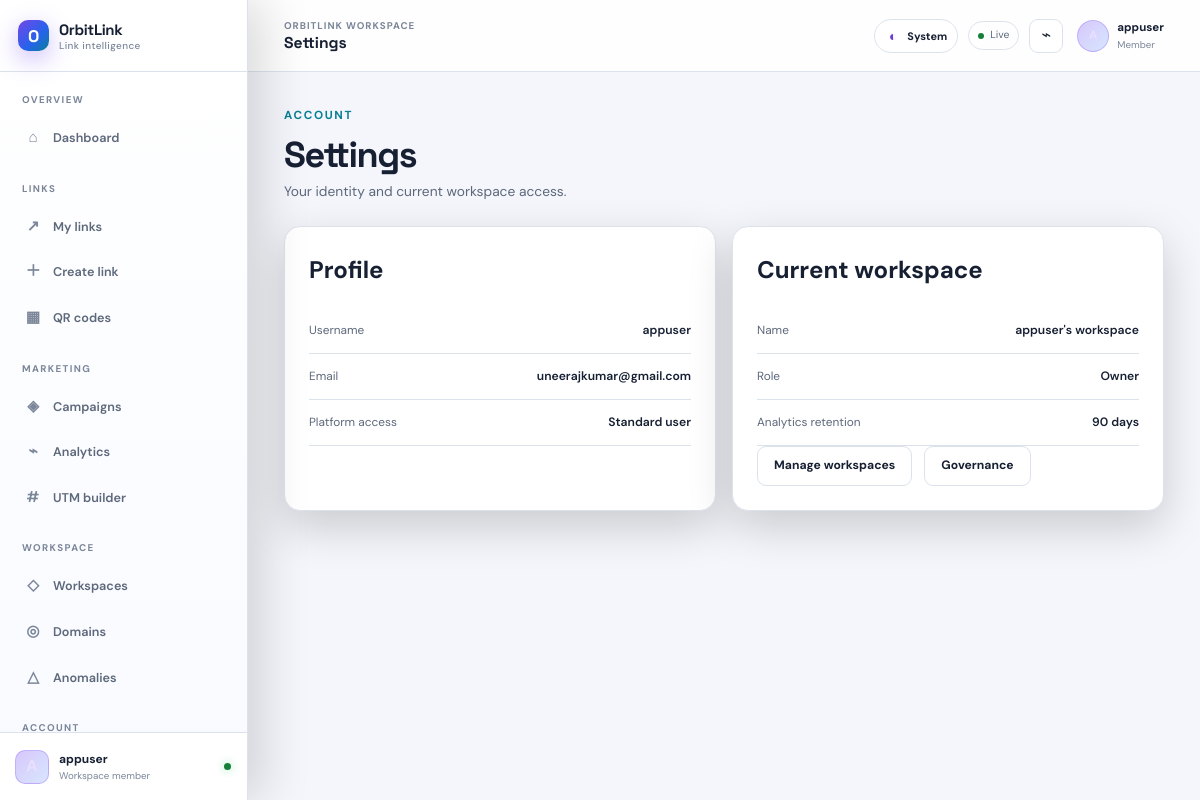
Page /settings/ (signed in) on the committed database.
### url_short/models.py (models this page shows, shortened)
class Workspace(models.Model):
    name = models.CharField(max_length=120)
    slug = models.SlugField(max_length=140, unique=True)
    owner = models.ForeignKey(
        settings.AUTH_USER_MODEL,
        on_delete=models.PROTECT,
        related_name="owned_workspaces",
    )
    members = models.ManyToManyField(
        settings.AUTH_USER_MODEL,
        through="WorkspaceMembership",
        related_name="workspaces",
    )
    is_active = models.BooleanField(default=True, db_index=True)
    require_link_approval = models.BooleanField(default=False)
    analytics_retention_days = models.PositiveSmallIntegerField(default=90)
    created_at = models.DateTimeField(auto_now_add=True)
    updated_at = models.DateTimeField(auto_now=True)
    class Meta:
        ordering = ("name", "pk")

class WorkspaceMembership(models.Model):
    class Role(models.TextChoices):
        OWNER = "OWNER", "Owner"
        ADMIN = "ADMIN", "Admin"
        EDITOR = "EDITOR", "Editor"
        VIEWER = "VIEWER", "Viewer"
    workspace = models.ForeignKey(
        Workspace,
        on_delete=models.CASCADE,
        related_name="memberships",
    )
    user = models.ForeignKey(
        settings.AUTH_USER_MODEL,
        on_delete=models.CASCADE,
        related_name="workspace_memberships",
    )
    role = models.CharField(max_length=12, choices=Role.choices, default=Role.VIEWER)
    is_active = models.BooleanField(default=True, db_index=True)
    joined_at = models.DateTimeField(auto_now_add=True)
    class Meta:
        constraints = [
            models.UniqueConstraint(
                fields=("workspace", "user"),
                name="unique_workspace_membership",
            )
        ]
        indexes = [models.Index(fields=("user", "is_active", "role"))]
        ordering = ("workspace__name", "user__username")

### url_short/workspace_views.py (the view)
# urls.py: path("settings/", workspace_views.account_settings, name="account_settings"),
@login_required
def account_settings(request):
    workspace = get_current_workspace(request)
    require_workspace_role(request.user, workspace, WorkspaceMembership.Role.VIEWER)
    membership = request.user.workspace_memberships.filter(
        workspace=workspace,
        is_active=True,
    ).first()
    return render(
        request,
        "account/settings.html",
        {"workspace": workspace, "membership": membership},
    )

### url_short/permissions.py (called while the page is built)
def workspace_role(user, workspace):
    if not user.is_authenticated or workspace is None or not workspace.is_active:
        return None
    if user.is_superuser:
        return WorkspaceMembership.Role.OWNER
    membership = WorkspaceMembership.objects.filter(
        workspace=workspace,
        user=user,
        is_active=True,
    ).only("role").first()
    return membership.role if membership else None

def has_workspace_role(user, workspace, minimum_role=WorkspaceMembership.Role.VIEWER):
    role = workspace_role(user, workspace)
    return role is not None and ROLE_RANK[role] >= ROLE_RANK[minimum_role]

def require_workspace_role(user, workspace, minimum_role=WorkspaceMembership.Role.VIEWER):
    if not has_workspace_role(user, workspace, minimum_role):
        raise PermissionDenied("You do not have permission for this workspace action.")

### url_short/selectors.py (called while the page is built)
def get_current_workspace(request):
    memberships = WorkspaceMembership.objects.select_related("workspace").filter(
        user=request.user,
        is_active=True,
        workspace__is_active=True,
    )
    selected_id = request.session.get("workspace_id")
    membership = memberships.filter(workspace_id=selected_id).first() if selected_id else None
    if membership is None:
        membership = memberships.order_by("workspace__created_at", "workspace_id").first()
    workspace = membership.workspace if membership else ensure_personal_workspace(request.user)
    request.session["workspace_id"] = workspace.pk
    return workspace

### templates/account/settings.html
{% extends "base.html" %}{% load static %}{% block title %}Settings — OrbitLink{% endblock %}{% block styles %}<link rel="stylesheet" href="{% static 'css/operations.css' %}">{% endblock %}{% block content %}<section class="ops-shell"><header class="ops-heading"><div><span class="eyebrow">Account</span><h1>Settings</h1><p>Your identity and current workspace access.</p></div></header><div class="settings-grid"><article class="glass-card form-card"><h2>Profile</h2><dl class="settings-list"><div><dt>Username</dt><dd>{{ user.username }}</dd></div><div><dt>Email</dt><dd>{{ user.email|default:"Not provided" }}</dd></div><div><dt>Platform access</dt><dd>{% if user.is_staff or user.is_superuser %}Platform administrator{% else %}Standard user{% endif %}</dd></div></dl></article><article class="glass-card form-card"><h2>Current workspace</h2><dl class="settings-list"><div><dt>Name</dt><dd>{{ workspace.name }}</dd></div><div><dt>Role</dt><dd>{{ membership.get_role_display|default:"Owner" }}</dd></div><div><dt>Analytics retention</dt><dd>{{ workspace.analytics_retention_days }} days</dd></div></dl><div class="button-row"><a class="button button-secondary" href="{% url 'workspace_list' %}">Manage workspaces</a>{% if membership.role == 'OWNER' or membership.role == 'ADMIN' %}<a class="button button-secondary" href="{% url 'workspace_governance_settings' %}">Governance</a>{% endif %}</div></article></div></section>{% endblock %}

### templates/components/sidebar.html (shortened to what this page needs)
{% with current=request.resolver_match.url_name %}
<aside class="app-sidebar" id="app-sidebar" aria-label="Application navigation">
  <div class="sidebar-brand-row"><a class="brand" href="{% url 'home' %}"><span class="brand-mark" aria-hidden="true">O</span><span><b>OrbitLink</b><small>Link intelligence</small></span></a></div>
  <nav class="sidebar-nav">
    <div class="nav-section"><span class="nav-section-label">Overview</span><a class="sidebar-link {% if current == 'dashboard' %}is-active{% endif %}" href="{% url 'dashboard' %}"><span class="nav-icon" aria-hidden="true">⌂</span><span>Dashboard</span></a></div>
    <div class="nav-section"><span class="nav-section-label">Links</span><a class="sidebar-link {% if current == 'my_links' %}is-active{% endif %}" href="{% url 'my_links' %}"><span class="nav-icon" aria-hidden="true">↗</span><span>My links</span></a><a class="sidebar-link {% if current == 'create_link_page' or current == 'create_short_url' %}is-active{% endif %}" href="{% url 'create_link_page' %}"><span class="nav-icon" aria-hidden="true">＋</span><span>Create link</span></a><a class="sidebar-link {% if current == 'qr_library' %}is-active{% endif %}" href="{% url 'qr_library' %}"><span class="nav-icon" aria-hidden="true">▦</span><span>QR codes</span></a></div>
    <div class="nav-section"><span class="nav-section-label">Marketing</span><a class="sidebar-link {% if current == 'campaign_list' or current == 'campaign_create' or current == 'campaign_edit' %}is-active{% endif %}" href="{% url 'campaign_list' %}"><span class="nav-icon" aria-hidden="true">◈</span><span>Campaigns</span></a><a class="sidebar-link" href="{% url 'dashboard' %}#analytics"><span class="nav-icon" aria-hidden="true">⌁</span><span>Analytics</span></a><a class="sidebar-link {% if current == 'utm_builder' %}is-active{% endif %}" href="{% url 'utm_builder' %}"><span class="nav-icon" aria-hidden="true">#</span><span>UTM builder</span></a></div>
    <div class="nav-section"><span class="nav-section-label">Workspace</span><a class="sidebar-link {% if current == 'workspace_list' %}is-active{% endif %}" href="{% url 'workspace_list' %}"><span class="nav-icon" aria-hidden="true">◇</span><span>Workspaces</span></a><a class="sidebar-link {% if current == 'custom_domain_list' %}is-active{% endif %}" href="{% url 'custom_domain_list' %}"><span class="nav-icon" aria-hidden="true">◎</span><span>Domains</span></a><a class="sidebar-link {% if current == 'anomaly_list' %}is-active{% endif %}" href="{% url 'anomaly_list' %}"><span class="nav-icon" aria-hidden="true">△</span><span>Anomalies</span></a></div>
    <div class="nav-section"><span class="nav-section-label">Account</span></div>
  </nav>
  <div class="sidebar-workspace"><span class="workspace-avatar">{{ user.username|first|upper }}</span><span><b>{{ user.username }}</b><small>{% if user.is_staff or user.is_superuser %}Platform administrator{% else %}Workspace member{% endif %}</small></span><span class="online-dot"><span class="sr-only">Online</span></span></div>
</aside>
{% endwith %}

### templates/components/topbar.html (shortened to what this page needs)
{% with current=request.resolver_match.url_name %}
<header class="app-topbar"><div class="topbar-title-group"><button class="sidebar-toggle" type="button" aria-expanded="false" aria-controls="app-sidebar"><span class="sr-only">Open navigation</span></button><div><span class="topbar-kicker">{% if user.is_staff or user.is_superuser %}OrbitLink Platform{% else %}OrbitLink Workspace{% endif %}</span><strong>{% if current == 'dashboard' %}Dashboard{% elif current == 'my_links' %}My links{% elif current == 'create_link_page' or current == 'create_short_url' %}Create link{% elif current == 'qr_library' %}QR codes{% elif current == 'campaign_list' %}Campaigns{% elif current == 'custom_domain_list' %}Custom domains{% elif current == 'workspace_list' %}Workspaces{% elif current == 'anomaly_list' %}Anomalies{% elif current == 'admin_dashboard' %}Platform operations{% elif current == 'system_health' %}System health{% elif current == 'platform_report_list' %}Abuse reports{% elif current == 'account_settings' %}Settings{% else %}OrbitLink{% endif %}</strong></div></div><div class="topbar-actions">{% include "components/theme_switcher.html" %}<span class="environment-pill"><i></i> Live</span><a class="topbar-icon" href="{% url 'anomaly_list' %}" aria-label="View alerts">⌁</a><a class="topbar-profile" href="{% url 'account_settings' %}"><span class="profile-avatar">{{ user.username|first|upper }}</span><span><b>{{ user.username }}</b><small>{% if user.is_staff or user.is_superuser %}Administrator{% else %}Member{% endif %}</small></span></a></div></header>
{% endwith %}

### url_short/static/css/base.css (style rules this page uses)
:root { --bg: #080b16; --bg-soft: #0d1224; --surface: rgba(255, 255, 255, 0.065); --surface-2: rgba(255, 255, 255, 0.1); --purple: #9b6cff; --purple-deep: #7547f5; --blue: #4388ff; --cyan: #2de2e6; --text: #f6f7ff; --muted: #9ca6bd; --border: rgba(255, 255, 255, 0.12); --success: #4ade80; --danger: #fb7185; --warning: #fbbf24; --shadow: 0 24px 80px rgba(0, 0, 0, 0.34); --radius: 20px; --radius-sm: 12px; --shell: 1180px; }
* { box-sizing: border-box; }
html { scroll-behavior: smooth; color-scheme: dark; }
body { min-height: 100vh; margin: 0; color: var(--text); background: radial-gradient(circle at 15% 5%, rgba(117, 71, 245, 0.16), transparent 30rem), radial-gradient(circle at 85% 22%, rgba(45, 226, 230, 0.09), transparent 28rem), var(--bg); font-family: "DM Sans", system-ui, sans-serif; line-height: 1.55; }
body::before { content: ""; position: fixed; inset: 0; z-index: -1; opacity: 0.2; background-image: linear-gradient(rgba(255,255,255,.025) 1px, transparent 1px), linear-gradient(90deg, rgba(255,255,255,.025) 1px, transparent 1px); background-size: 48px 48px; mask-image: linear-gradient(to bottom, black, transparent 75%); }
a { color: inherit; text-decoration: none; }
button, a { -webkit-tap-highlight-color: transparent; }
.brand { display: inline-flex; align-items: center; gap: 10px; font: 700 1.05rem "Space Grotesk", sans-serif; letter-spacing: -.02em; }
.brand-mark { display: grid; place-items: center; width: 31px; height: 31px; border-radius: 10px; color: white; background: linear-gradient(135deg, var(--purple), var(--blue) 60%, var(--cyan)); box-shadow: 0 8px 24px rgba(117,71,245,.36); }
.button { display: inline-flex; align-items: center; justify-content: center; gap: 9px; min-height: 46px; padding: 0 20px; border: 1px solid transparent; border-radius: 12px; font-weight: 700; cursor: pointer; transition: transform .2s ease, box-shadow .2s ease, border-color .2s ease, background .2s ease; }
.button-secondary { border-color: var(--border); color: var(--text); background: var(--surface); }
.button-row { display: flex; gap: 12px; flex-wrap: wrap; }
.glass-card { border: 1px solid var(--border); border-radius: var(--radius); background: linear-gradient(145deg, rgba(255,255,255,.075), rgba(255,255,255,.035)); box-shadow: var(--shadow); backdrop-filter: blur(14px); }
.eyebrow { display: inline-flex; align-items: center; gap: 9px; color: var(--cyan); font-size: .73rem; font-weight: 700; letter-spacing: .14em; text-transform: uppercase; }

### url_short/static/css/components.css (style rules this page uses)
.app-authenticated .glass-card { border-color: var(--border); border-radius: var(--radius-lg); background: linear-gradient(145deg,rgba(255,255,255,.042),rgba(255,255,255,.018)); box-shadow: 0 16px 45px rgba(0,0,0,.18); backdrop-filter: blur(10px); }
.app-authenticated .dashboard-shell,.app-authenticated .ops-shell { width: 100%; max-width: var(--shell); margin-inline: auto; padding-block: 30px 70px; }
.app-authenticated .dashboard-heading,.app-authenticated .ops-heading { margin-bottom: 24px; align-items: center; }
.app-authenticated .dashboard-heading h1,.app-authenticated .ops-heading h1 { margin: 5px 0 3px; font-size: clamp(1.7rem,3vw,2.45rem); letter-spacing: -.04em; }
.app-authenticated .dashboard-heading p,.app-authenticated .ops-heading p { font-size: .86rem; }
.form-card { background: var(--surface) !important; }
.button { min-height: 40px; padding-inline: 16px; border-radius: 9px; font-size: .76rem; }
.button-secondary { background: rgba(255,255,255,.025); }
.settings-grid { display: grid; grid-template-columns: repeat(2,minmax(0,1fr)); gap: 16px; }
.settings-list { margin: 0; }
.settings-list > div { padding: 13px 0; display: flex; justify-content: space-between; gap: 20px; border-bottom: 1px solid var(--border); }
.settings-list dt { color: var(--muted); font-size: .74rem; }
.settings-list dd { margin: 0; text-align: right; font-size: .76rem; font-weight: 600; }

### url_short/static/css/operations.css (style rules this page uses)
.ops-shell { padding-block: 64px 110px; }
.ops-heading { display:flex; align-items:flex-end; justify-content:space-between; gap:24px; margin-bottom:30px; }
.ops-heading h1 { margin:8px 0 6px; font:700 clamp(2.2rem,5vw,4rem) "Space Grotesk"; letter-spacing:-.05em; }
.ops-heading p { margin:0; color:var(--muted); }
.form-card,.secret-reveal,.table-wrap { margin-bottom:20px; padding:24px; }
.form-card h2,.secret-reveal h2 { margin-top:0; }

### rows in the picture
Workspace: name "appuser's workspace", analytics_retention_days "90"
WorkspaceMembership: role "Owner"

### other values in the picture
{{ user.username }} "appuser"
{{ user.email|default:"Not provided" }} "uneerajkumar@gmail.com"
